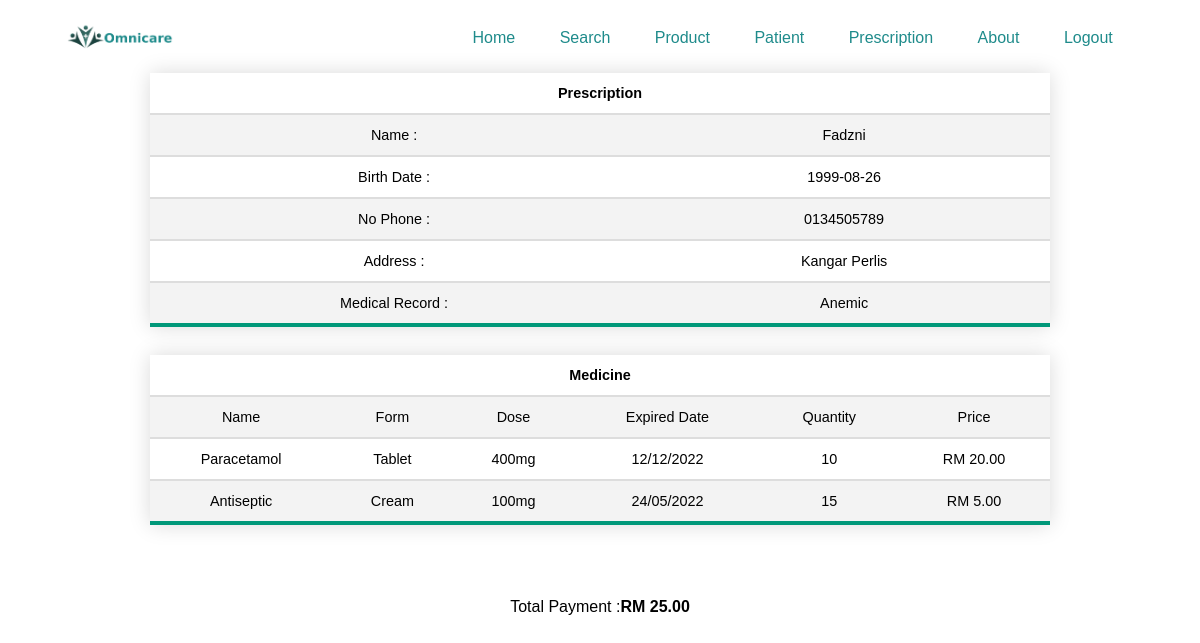
/info/1, run on the app's committed database.
### tables this page shows
CREATE TABLE "Patients" (
	"Pat_ID"	INTEGER NOT NULL PRIMARY KEY AUTOINCREMENT,
	"Pat_Name"	TEXT NOT NULL,
	"Pat_Address"	INTEGER NOT NULL,
	"Pat_DateBIrth"	TEXT NOT NULL,
	"Pat_PhoneNo"	TEXT NOT NULL,
	"Pat_Medrecord"	TEXT NOT NULL
);

CREATE TABLE "Prescription" (
	"Pre_ID"	INTEGER PRIMARY KEY AUTOINCREMENT,
	"Pat_ID"	INTEGER,
	"D_ID"	TEXT,
	"Pre_Quantity"	INTEGER,
	"Payment"	REAL,
	FOREIGN KEY("D_ID") REFERENCES "Drug"("D_ID"),
	FOREIGN KEY("Pat_ID") REFERENCES "Patients"("Pat_ID")
);

CREATE TABLE "Drug" (
	"D_ID"	TEXT NOT NULL,
	"D_Name"	TEXT NOT NULL,
	"D_Form"	TEXT NOT NULL,
	"D_Dose"	INTEGER NOT NULL,
	"D_Expired"	TEXT NOT NULL,
	PRIMARY KEY("D_ID")
);

### controller.py (the view)
@app.route('/info/<noID>')
def info(noID):
	a = get_info(noID)
	b = getpred(noID)
	c = getmoney(noID)
	return render_template('result.html',a=a,b=b,c=c)

### model.py (called while the page is built)
def get_info(noID):
	with sql.connect(fx) as db:
		qry = 'SELECT Patients.Pat_Name, Patients.Pat_DateBIrth, Patients.Pat_PhoneNo ,Patients.Pat_Address, Patients.Pat_Medrecord from Prescription, Patients where Prescription.Pat_ID = Patients.Pat_ID and Prescription.Pat_ID=?'
		result = db.execute(qry,(noID,)).fetchone()
		return (result)

def getpred(noID):
	with sql.connect(fx) as db:
		qry = 'SELECT Drug.D_Name, Drug.D_Form, Drug.D_Dose, Drug.D_Expired, Prescription.Pre_Quantity, Prescription.Payment from Prescription, Patients, Drug where Prescription.Pat_ID = Patients.Pat_ID and Prescription.D_ID = Drug.D_ID and Prescription.Pat_ID=?'
		result = db.execute(qry,(noID,))
		return (result)

def getmoney(noID):
	with sql.connect(fx) as db:
		qry = 'SELECT sum(Prescription.Payment) from Prescription, Patients, Drug where Prescription.Pat_ID = Patients.Pat_ID and Prescription.D_ID = Drug.D_ID and Prescription.Pat_ID=?'
		result = db.execute(qry,(noID,)).fetchone()
		return (result)

### templates/result.html
{% extends "base.html" %}
{% block content %}
{%if row==None: %}
  No patient in record
{% else %}
<div>
	<div>
		<div>
			<div class="tableset">
				<table class="tab1">
					<tr>
						<th colspan="2">Prescription</th>
					</tr>
					<tr>
						<td>Name :</td>
						<td>{{a[0]}}</td>
					</tr>
					<tr>
						<td>Birth Date :</td>
						<td>{{a[1]}}</td>
					</tr>
					<tr>
						<td>No Phone :</td>
						<td>{{a[2]}}</td>
					</tr>
					<tr>
						<td>Address :</td>
						<td>{{a[3]}}</td>
					</tr>
					<tr>
						<td>Medical Record :</td>
						<td>{{a[4]}}</td>
					</tr>
				</table>
			</div>
			<br>
			<div class="tableset">
				<table class="tab1">
					<tr>
						<th colspan="6">Medicine</th>
					</tr>
					<tr>
						<td>Name</td>
						<td>Form</td>
						<td>Dose</td>
						<td>Expired Date</td>
						<td>Quantity</td>
						<td>Price</td>
					</tr>
					{% for i in b %}
					<tr onkeyup="passval()">
						<td>{{i[0]}}</td>
						<td>{{i[1]}}</td>
						<td>{{i[2]}}mg</td>
						<td>{{i[3]}}</td>
						<td>{{i[4]}}</td>
						<td>RM {{'%0.2f'| format(i[5]|float)}}</td>
					</tr>
					{% endfor %}
				</table>
			</div>
		</div>
		<br>
		<div>
			<label class="kh">Total Payment :<span><strong>RM {{'%0.2f'| format(c[0]|float)}}</strong></span></label>
		</div>
	</div>
</div>
{% endif %}
{% endblock %}

### static/css/pure.css (style rules this page uses)
* { font-family: 'Montserrat Alternates', sans-serif; }

### static/css/cssvs2g.css (style rules this page uses)
.main_container, .div_container, { display: flex; max-width: auto; flex-direction: column; align-items: center; justify-content: center; }
.tab1 { border-collapse: collapse; margin: 5px 0; font-size: 0.9em; font-family: sans-serif; min-width: 900px; box-shadow: 0 0 20px rgba(0, 0, 0, 0.15); }
.tab1 th, .tab1 td { padding: 12px 15px; }
.tab1 tbody tr { border-bottom: 2px solid #dddddd; }
.tab1 tbody tr:nth-of-type(even) { background-color: #f3f3f3; }
.tab1 tbody tr:last-of-type { border-bottom: 4px solid #009879; }
.tab1 td { text-align: center; vertical-align: middle; }
.tableset { display: flex; justify-content: center; align-items: center; max-height: auto; max-width: auto; margin-right: 100px; margin-left: 100px; }
.kh { display: flex; justify-content: center; align-items: center; margin-top: 50px; }

### data on the page
Patients: Pat_Name "Fadzni", Pat_DateBIrth "1999-08-26", Pat_PhoneNo "0134505789", Pat_Address "Kangar Perlis", Pat_Medrecord "Anemic"
Prescription: D_Name "Paracetamol", D_Form "Tablet", D_Dose "400", D_Expired "12/12/2022", Pre_Quantity "10", Payment "20.00"
Prescription: D_Name "Antiseptic", D_Form "Cream", D_Dose "100", D_Expired "24/05/2022", Pre_Quantity "15", Payment "5.00"

### other printed values
{{ '%0.2f'| format(c[0]|float) }} "25.00"
